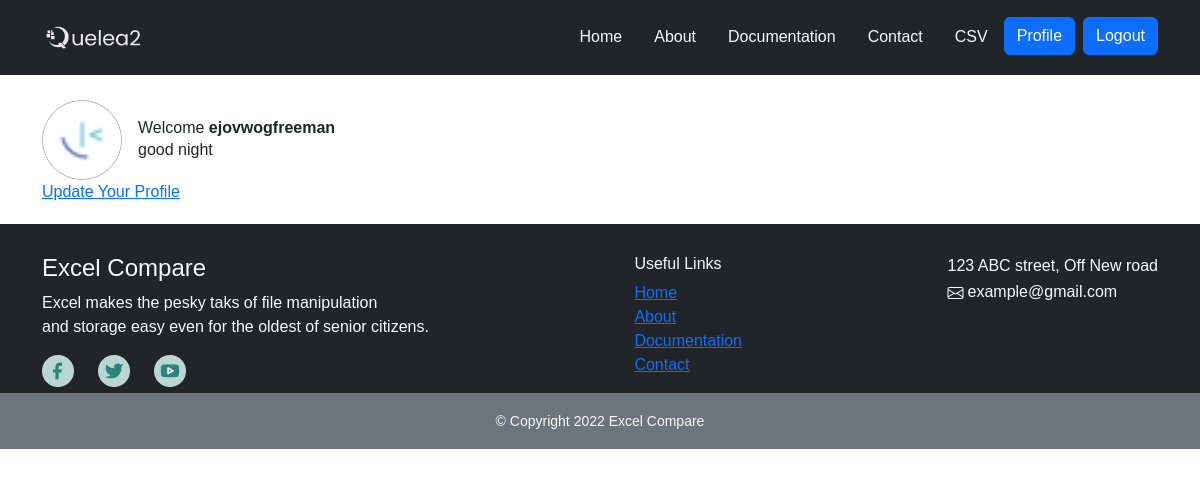
The page /profile/ (signed in) on the database its author committed.
### base/models.py (models this page shows)
class User(AbstractUser):
    firt_name = models.CharField(max_length = 100)
    last_name = models.CharField(max_length = 100)
    username = models.CharField(max_length = 100, blank=True)
    email = models.EmailField(unique = True)
    bio=models.TextField(null=True)
    image=models.ImageField(null= True, default = 'default.jpg', upload_to='profile_pics')
    USERNAME_FIELD = 'email'
    REQUIRED_FIELDS = ['username']

### base/views.py (the view)
# urls.py: path('profile/', views.profile_page, name="profile_page"),
@login_required(login_url="login_page")
def profile_page(request):
    return render(request, 'pages/profile.html')

### base/templates/pages/profile.html (shortened to what this page needs)
{% extends 'base.html' %} {% block content %}
<div class="d-flex align-items-center">
  <img
    src="{{request.user.image.url}}"
    alt=""
    style="
      width: 80px;
      border: 1px solid rgba(0, 0, 0, 0.3);
      border-radius: 50%;
    "
  />
  <div class="ms-3">
    <h6 class="m-0">Welcome <strong>{{request.user.username}}</strong></h6>
    <p class="m-0">good <span id="time"></span></p>
  </div>
</div>
<a href="{% url 'update_profile_page' %}">Update Your Profile</a>
{% endblock %}

### base/templates/components/styles.html (style rules this page uses)
body { font-family: "Poppins", sans-serif; }

### rows shown on the page
User: user.image (picture), user.username "ejovwogfreeman"
